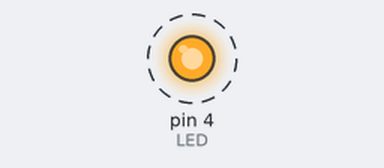
A sketch run on a simulated Arduino Uno, built with avr-gcc and run on an emulated ATmega328P. On the bench: output pins drawn as LEDs (lit = HIGH). Dashed ring = blinking.

Above: at 0.5 s.
Timing chart, 0 to 4.6 s (numbered marks = the images above):
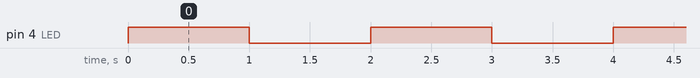

Measured:
- by itself, pin 4 (LED): alternates HIGH for 1.0 s and LOW for 1.0 s

The sketch:

Led.ino
```cpp
/*
  Led_Yakma

  Bir pin'e bir saniye boyunca 5V (HIGH) ve ardından bir saniye boyunca 0V (LOW) gerilim uygular.
  ALPHA-BOARD üzerindeki yerleşik biçimde bulunan ledlerin bağlı olduğu pinler (D3,D4,D5)
  bu örnek kod ile kontrol edilebilir.

  Düzenleme 12.12.2020 - Yusuf Enes TATAR
  Düzenleme 26.12.2020 - Uğur Koyun

  Bu örnek kod PHOTON TECHNOLOGY tarafından kamuya sunulmuştur.

  https://github.com/PhotonTechnologyCodeSpace/Alpha-Board
*/

// Led için pin tanımlaması yaptık.
#define LED 4

//void setup bloğunda konfigürasyon ayarlamaları yapılır.
void setup() {
  // LED değişkeninin bulunduğu 4.pin dijital çıkış olarak ayarlandı.
  pinMode(LED, OUTPUT);
}

// döngü işlevi sonsuza kadar tekrar tekrar çalışır.
void loop() {
  digitalWrite(LED, HIGH);     // LED'i çalıştırdı (HIGH=5V)
  delay(1000);                 // 1 saniye bekle
  digitalWrite(LED, LOW);      // LED'i kapattı (LOW=0V)
  delay(1000);                 // 1 saniye bekle
}
```
